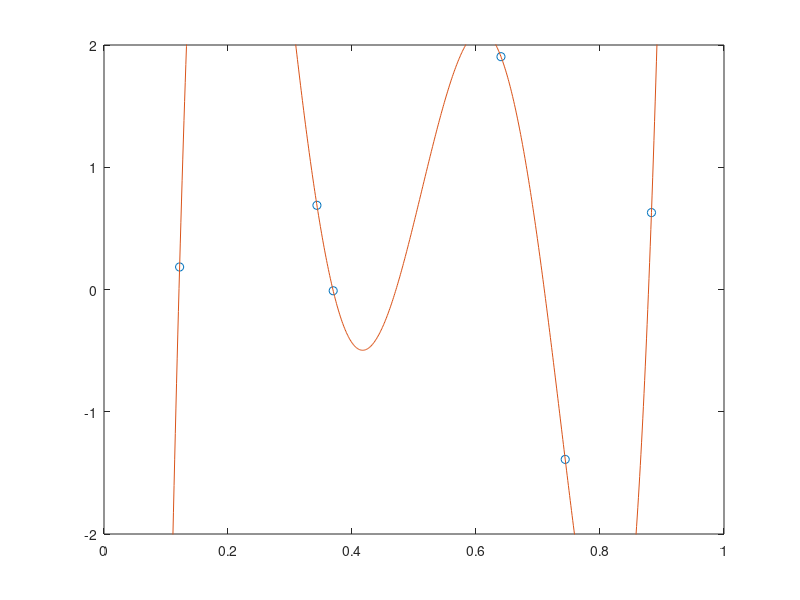
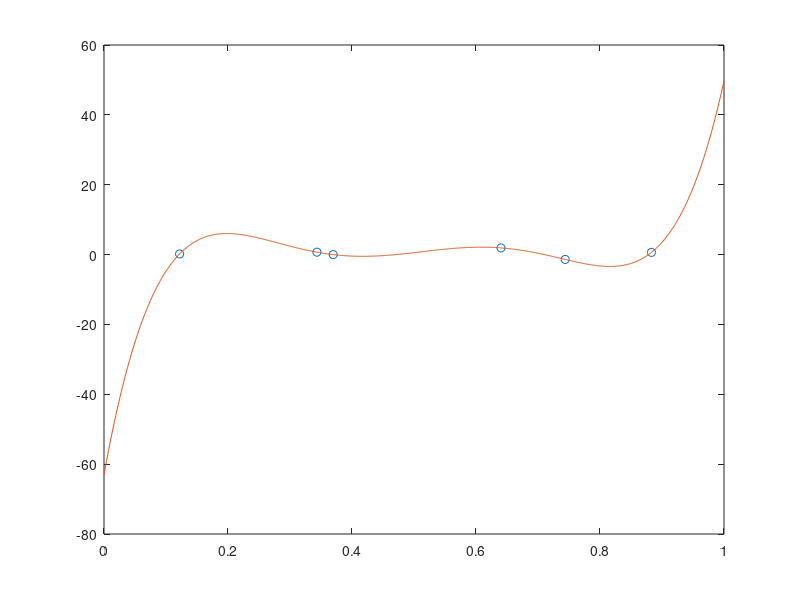
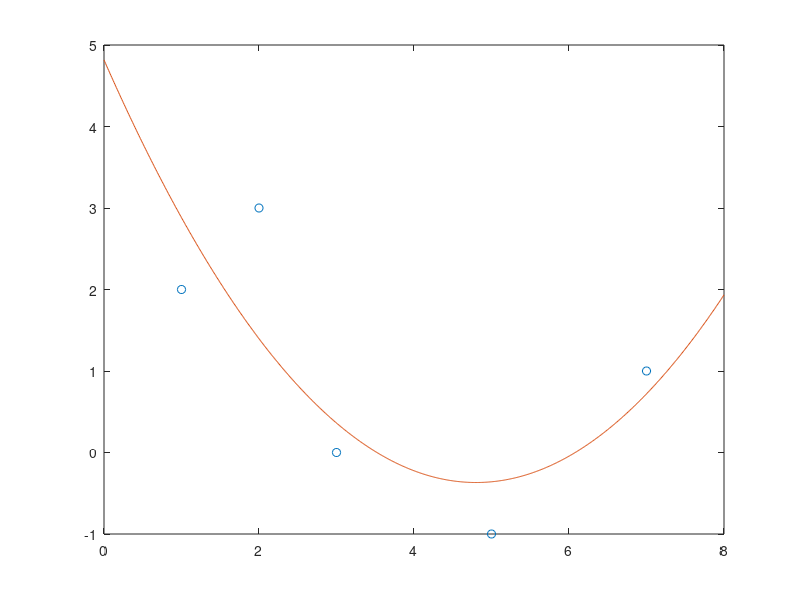

Reproduce these figures in MATLAB, in order.
% CLASS22OCT   Solve polynomial interpolation and least squares fit problems.

% generate and show 6 data points
x = rand(1,6);
y = randn(1,6)'
plot(x,y,'o');

% form the Vandermonde matrix and compute coefficients
format short g
A = fliplr(vander(x))
c = A\y

% plot the resulting polynomial ... the brute-force way
xfine = 0:.001:1;
figure(1)
plot(x,y,'o',xfine,c(1)+c(2)*xfine+c(3)*xfine.^2+c(4)*xfine.^3+c(5)*xfine.^4+c(6)*xfine.^5)
axis([0 1 -2 2])

% use Matlab's built-ins to get the coefficients and plot the polynomial
p = polyfit(x,y',5)
figure(2)
plot(x,y,'o',xfine,polyval(p,xfine))
% plot(x,y,'o',xfine,polyval(flipud(c),xfine))

% do a least-squares fit:  quadratic polynomial to fit five data points
x = [1 2 3 5 7];
y = [2 3 0 -1 1]';
A = fliplr(vander(x));
A = A(:,1:3)                 % 5 x 3  matrix
c = A \ y

% plot the polynomial
xfine = 0:.01:8;
figure(3)
plot(x,y,'o',xfine,c(1)+c(2)*xfine+c(3)*xfine.^2)

% compare methods for least-squares fitting
cnew = (A'*A) \ (A'*y)          % solve the normal equations
%norm(c-cnew)
cthird = polyfit(x,y',2)        % use the built-in
%norm(c-flipud(cthird'))

% illustrate that the conditioning of A is better than that of A'*A
cond(A)
cond(A'*A)
sqrt(ans)
